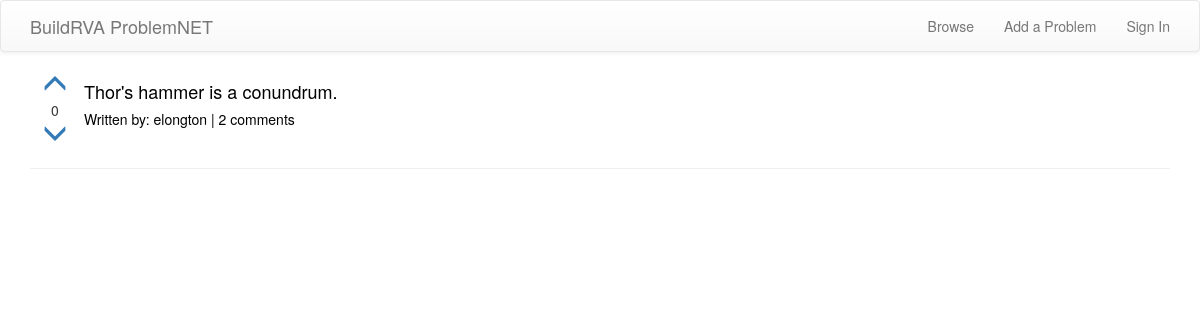
/browse/, run on an earlier commit of the app's database.
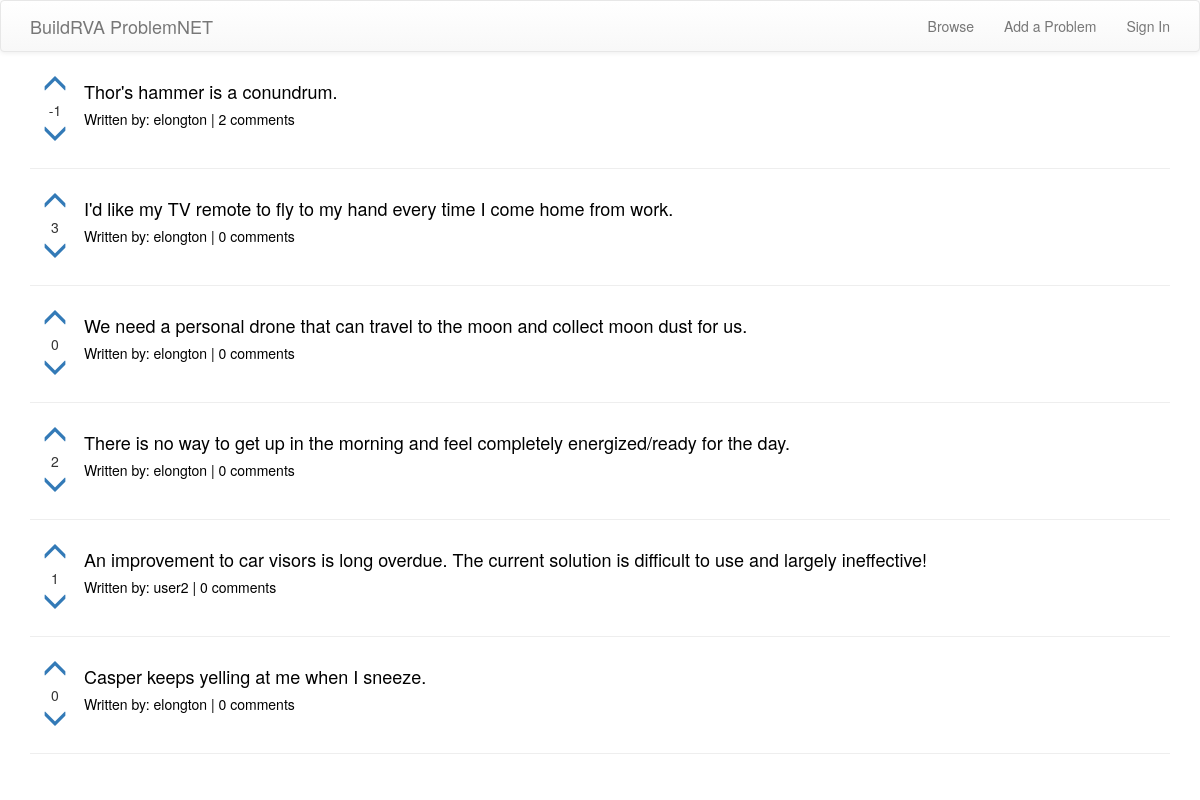
And on a later commit of the database.
### problems/models.py (models this page shows, shortened)
class Problem(models.Model):
    author = models.ForeignKey(User)
    text = models.TextField()
    create_date = models.DateTimeField(default=timezone.now)
    published_date = models.DateTimeField(blank=True, null=True)
    upvotes = models.ManyToManyField(User, related_name='upvotes')
    downvotes = models.ManyToManyField(User, related_name='downvotes')
    def total_votes(self):
        return self.upvotes.count() - self.downvotes.count()

### problems/views.py (the view)
# urls.py: url(r'^browse/$', views.ProblemListView.as_view(), name='list'),
class ProblemListView(ListView):
    model = models.Problem
    context_object_name = 'problems'
    template_name = 'problems/problem_list.html'

### problems/templates/problems/problem_list.html
{% extends "sitewide/base.html" %}
{% block content %}
  {% for problem in problems%}
  <div class="problem_item">
    <div class="list_upvotediv">
      <a href="{% url 'problems:listupvote' pk=problem.pk %}">
        <div class="sub_upvotediv">
          <span class="glyphicon glyphicon-menu-up ticker"></span>
        </div>
      </a>
      <div class="sub_upvotediv">
        <span>{{problem.total_votes}}</span>
      </div>
      <a href="{% url 'problems:listdownvote' pk=problem.pk %}">
        <div class="sub_upvotediv">
          <span class="glyphicon glyphicon-menu-down ticker"></span>
        </div>
      </a>
    </div>
    <a class="problem_link" href="{% url 'problems:problem_detail' pk=problem.pk %}">
        <div class="list_problemdiv">
          <h4>{{problem.text}}</h4>
          <h5>Written by: {{problem.author}} | {{problem.comments.count}} comments</h5>
        </div>
    </a>
  </div>
        <hr>
  {% endfor%}
{% endblock %}

What changed in the data, as far as the page shows it:
computed for Problem "Thor's hammer is a conundrum.": total_votes "0" → "-1"
added Problem: total_votes "3", text "I'd like my TV remote to fly to my hand every time I come home from work.", author "elongton", comments.count "0"
added Problem: total_votes "0", text "We need a personal drone that can travel to the moon and collect moon dust for us.", author "elongton", comments.count "0"
added Problem: total_votes "2", text "There is no way to get up in the morning and feel completely energized/ready for the day.", author "elongton", comments.count "0"
added Problem: total_votes "1", text "An improvement to car visors is long overdue. The current solution is difficult to use and largely ineffective!", author "user2", comments.count "0"
added Problem: total_votes "0", text "Casper keeps yelling at me when I sneeze.", author "elongton", comments.count "0"
